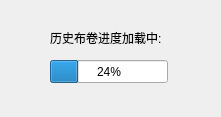
<?xml version="1.0" encoding="UTF-8"?>
<ui version="4.0">
 <class>HIntDialog</class>
 <widget class="QDialog" name="HIntDialog">
  <property name="geometry">
   <rect>
    <x>0</x>
    <y>0</y>
    <width>221</width>
    <height>117</height>
   </rect>
  </property>
  <property name="windowTitle">
   <string>Dialog</string>
  </property>
  <widget class="QLabel" name="label">
   <property name="geometry">
    <rect>
     <x>50</x>
     <y>30</y>
     <width>131</width>
     <height>16</height>
    </rect>
   </property>
   <property name="text">
    <string>历史布卷进度加载中:</string>
   </property>
  </widget>
  <widget class="QProgressBar" name="progressBar">
   <property name="geometry">
    <rect>
     <x>50</x>
     <y>60</y>
     <width>118</width>
     <height>23</height>
    </rect>
   </property>
   <property name="value">
    <number>24</number>
   </property>
  </widget>
 </widget>
 <resources/>
 <connections/>
</ui>
